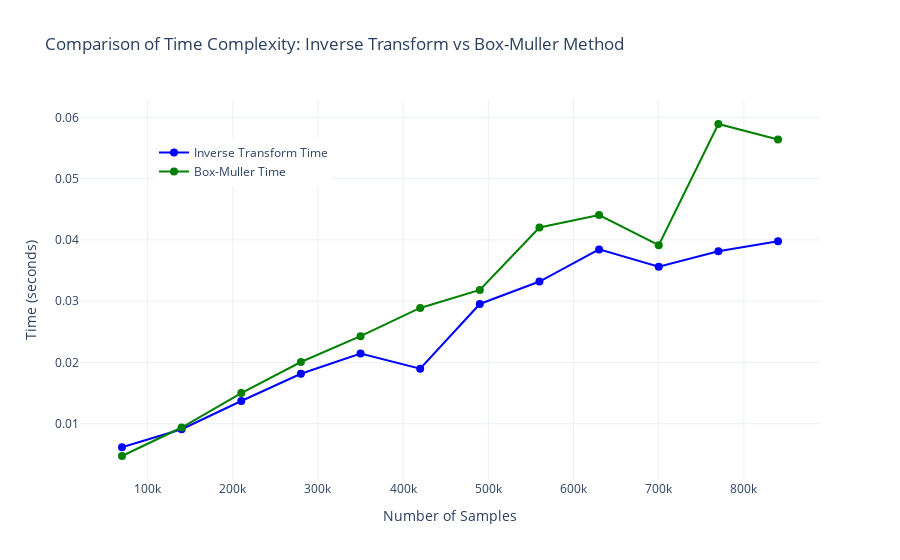

This figure's notebook cell:
### Code cell
#Disadvantage2: Inefficiency for Some Distributions.Measuring the time 
# taken to generate samples using both methods and visualize the results. 
import numpy as np
import time
import plotly.graph_objs as go
from plotly.subplots import make_subplots
from scipy.stats import norm

# Parameters
max_samples = 900000
step_size = 70000
num_repeats = 5  # Number of repetitions for each sample size

# Function to measure time for generating samples using inverse transform method
def measure_time_inverse_transform(num_samples):
    u = np.random.uniform(0, 1, num_samples)
    start_time = time.time()
    samples = norm.ppf(u)
    end_time = time.time()
    return end_time - start_time

# Function to measure time for generating samples using Box-Muller transform
def measure_time_box_muller(num_samples):
    u1 = np.random.uniform(0, 1, num_samples)
    u2 = np.random.uniform(0, 1, num_samples)
    start_time = time.time()
    z0 = np.sqrt(-2.0 * np.log(u1)) * np.cos(2.0 * np.pi * u2)
    z1 = np.sqrt(-2.0 * np.log(u1)) * np.sin(2.0 * np.pi * u2)
    end_time = time.time()
    return end_time - start_time

# Measure time for different sample sizes with multiple repetitions for both methods
sample_sizes = range(step_size, max_samples + 1, step_size)
inverse_transform_times = []
box_muller_times = []

for size in sample_sizes:
    # Measure time for inverse transform method
    inverse_transform_time_measurements = [measure_time_inverse_transform(size) for _ in range(num_repeats)]
    average_inverse_transform_time = np.mean(inverse_transform_time_measurements)
    inverse_transform_times.append(average_inverse_transform_time)

    # Measure time for Box-Muller transform
    box_muller_time_measurements = [measure_time_box_muller(size) for _ in range(num_repeats)]
    average_box_muller_time = np.mean(box_muller_time_measurements)
    box_muller_times.append(average_box_muller_time)

# Create an interactive plot with Plotly
fig = make_subplots()

# Add trace for Inverse Transform method
fig.add_trace(go.Scatter(
    x=list(sample_sizes),
    y=inverse_transform_times,
    mode='lines+markers',
    name='Inverse Transform Time',
    line=dict(color='blue'),
    marker=dict(size=8)
))

# Add trace for Box-Muller method
fig.add_trace(go.Scatter(
    x=list(sample_sizes),
    y=box_muller_times,
    mode='lines+markers',
    name='Box-Muller Time',
    line=dict(color='green'),
    marker=dict(size=8)
))

# Update layout
fig.update_layout(
    title='Comparison of Time Complexity: Inverse Transform vs Box-Muller Method',
    xaxis_title='Number of Samples',
    yaxis_title='Time (seconds)',
    legend=dict(x=0.1, y=0.9),
    template='plotly_white'
)

# Show plot
fig.show()

### Figure 1 — Plotly figure (JSON) as saved in the notebook; plotly's stock layout.template omitted (floating-point values rounded to 4 significant figures)
{"data": [{"line": {"color": "blue"}, "marker": {"size": 8}, "mode": "lines+markers", "name": "Inverse Transform Time", "type": "scatter", "x": [70000, 140000, 210000, 280000, 350000, 420000, 490000, 560000, 630000, 700000, 770000, 840000], "y": [0.006168, 0.0091, 0.0137, 0.01815, 0.02145, 0.01899, 0.02954, 0.0332, 0.03844, 0.03562, 0.03814, 0.03977]}, {"line": {"color": "green"}, "marker": {"size": 8}, "mode": "lines+markers", "name": "Box-Muller Time", "type": "scatter", "x": [70000, 140000, 210000, 280000, 350000, 420000, 490000, 560000, 630000, 700000, 770000, 840000], "y": [0.004728, 0.009377, 0.01501, 0.02007, 0.02429, 0.02889, 0.03183, 0.04202, 0.04405, 0.03914, 0.05891, 0.0564]}], "layout": {"legend": {"x": 0.1, "y": 0.9}, "title": {"text": "Comparison of Time Complexity: Inverse Transform vs Box-Muller Method"}, "xaxis": {"anchor": "y", "domain": [0, 1], "title": {"text": "Number of Samples"}}, "yaxis": {"anchor": "x", "domain": [0, 1], "title": {"text": "Time (seconds)"}}}}
